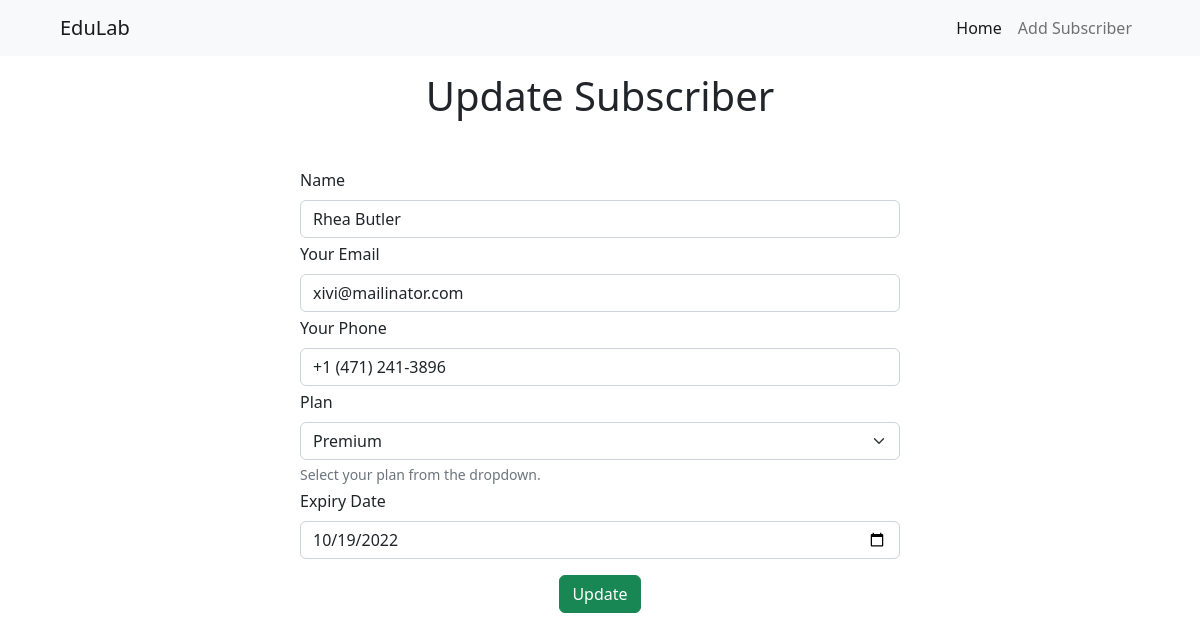
/update.php?id=29, run on the app's committed database.
### tables this page shows
CREATE TABLE `users` (
  `id` int(11) NOT NULL,
  `name` varchar(100) NOT NULL,
  `email` varchar(100) NOT NULL,
  `phone` varchar(20) NOT NULL,
  `plan` varchar(50) NOT NULL,
  `expiryDate` date NOT NULL
);

### update.php (the view, shortened to what this page needs)
<?php
include_once("config.php");
?>
<?php
$id = $_GET['id'];
$result = mysqli_query($mysqli, "SELECT * FROM users WHERE id=$id");
while($res = mysqli_fetch_array($result))
{
	$name = $res['name'];
	$email = $res['email'];
    $phone = $res['phone'];
    $plan = $res['plan'];
    $expiryDate = $res['expiryDate'];
}
?>
<html>
<head>
<link href="https://cdn.jsdelivr.net/npm/bootstrap@5.2.0/dist/css/bootstrap.min.css" rel="stylesheet">
</head>
<body>
    <nav class="navbar navbar-expand-lg bg-light">
        <div class="container-fluid mx-5">
            <a class="navbar-brand" href="index.php">EduLab</a>
            <div class="collapse navbar-collapse" id="navbarNavAltMarkup">
                <div class="navbar-nav ms-auto">
                    <a class="nav-link active" aria-current="page" href="index.php">Home</a>
                    <a class="nav-link" href="add-item.html">Add Subscriber</a>
                </div>
            </div>
        </div>
    </nav>
<div class="w-50 mx-auto mb-3">
        <h1 class="text-center mb-5 mt-3">Update Subscriber</h1>
        <form name="form1" method="post" action="update.php">
            <div class="form-outline mb-1">
                <label class="form-label" for="name">Name</label>
                <input type="text" id="name" name="name" value="<?php echo $name;?>" class="form-control form-control-md" required />
            </div>
            <div class="form-outline mb-1">
                <label class="form-label" for="email">Your Email</label>
                <input type="email" id="email" name="email" value="<?php echo $email;?>" class="form-control form-control-md" required />
            </div>
            <div class="form-outline mb-1">
                <label class="form-label" for="phone">Your Phone</label>
                <input type="tel" id="phone" name="phone" value="<?php echo $phone;?>" class="form-control form-control-md" required />
            </div>
            <div class="form-outline mb-1">
                <label class="form-label" for="plan">Plan</label>
                <select class="form-select" name="plan" aria-label="Default select example">
                    <option selected><?php echo $plan;?></option>
                </select>
                <div class="form-text">Select your plan from the dropdown.</div>
            </div>
            <div class="form-outline mb-3">
                <label class="form-label" for="expiryDate">Expiry Date</label>
                <input type="date" id="expiry" name="expiryDate" value="<?php echo $expiryDate;?>" class="form-control form-control-md" required />
            </div>
            <div class="d-flex justify-content-center">
                <input class="btn btn-success" type="submit" name="update" value="Update">
            </div>
        </form>
    </div>
</body>
</html>

### data on the page
users: name "Rhea Butler", email "xivi@mailinator.com", phone "+1 (471) 241-3896", plan "Premium", expiryDate "10/19/2022"
